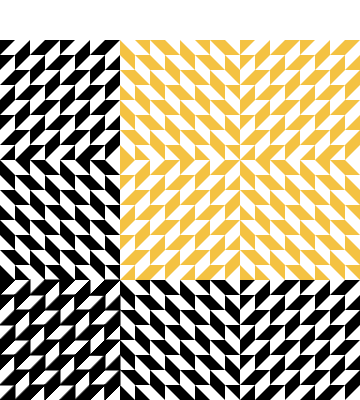
Frame 1 (no input)
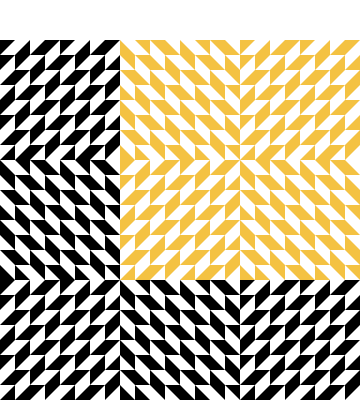
Frame 60 (no input)
Frame 120 (the mouse pressed at the canvas centre since frame 60): identical to frame 60, image omitted

The p5.js sketch that drew these frames (run headless with seeded random() and noise() and a simulated clock; from frame 60 on, the mouse is pressed at the canvas centre):

// p5.js sketch
// ── sketch.js
var plo = 400;
var cof= 385;
function setup() {
  createCanvas(360,400);
  
}
function draw() {
  background(256);

  fill(0)

  
  
//cuadrado negro (fila abajo, lado izquierdo)  
  
  // fila 1
  plo =400;
  cof=385;
  triangle(15,cof,15,plo,0,plo) 
  triangle(30,cof,30,plo,15,plo) 
  triangle(30,cof,45,cof,30,plo)  
  triangle(45,cof,60,cof,45,plo)  
  triangle(75,cof,75,plo,60,plo)  
  triangle(90,cof,90,plo,75,plo)  
  triangle(90,cof,105,cof,90,plo)  
  triangle(105,cof,120,cof,105,plo)
  
  //fila 2
 plo =385;
 cof=370;
  triangle(15,cof,15,plo,0,plo)  
  triangle(15,cof,30,cof,15,plo)  
  triangle(30,cof,45,cof,30,plo)  
  triangle(75,cof,75,plo,60,plo)  
  triangle(75,cof,90,cof,75,plo)  
  triangle(60,cof,60,plo,45,plo)  
  triangle(90,cof,105,cof,90,plo)  
  triangle(120,cof,120,plo,105,plo)
  
  //fila 3
 plo =370;
 cof=355;
  
  triangle(0,cof,15,cof,0,plo) 
  triangle(15,cof,30,cof,15,plo)  
  triangle(45,cof,45,plo,30,plo)  
  triangle(60,cof,60,plo,45,plo)  
  triangle(60,plo,75,cof,60,cof)  
  triangle(75,plo,90,cof,75,cof)  
  triangle(105,cof,105,plo,90,plo)  
  triangle(120,cof,120,plo,105,plo)
  
 //fila 4
 plo =355;
 cof=340;
  
  triangle(0,cof,15,cof,0,plo)  
  triangle(30,cof,30,plo,15,plo)  
  triangle(45,cof,45,plo,30,plo)  
  triangle(45,plo,60,cof,45,cof)  
  triangle(60,cof,75,cof,60,plo)  
  triangle(75,plo,90,cof,90,plo)  
  triangle(90,plo,105,cof,105,plo)  
  triangle(105,cof,120,cof,105,plo)
  
  //fila 5
 plo =340;
 cof=325;
  triangle(15,cof,15,plo,0,plo)  
  triangle(30,cof,30,plo,15,plo)  
  triangle(30,cof,45,cof,30,plo)  
  triangle(45,cof,60,cof,45,plo) 
  triangle(75,cof,75,plo,60,plo)  
  triangle(90,cof,90,plo,75,plo)  
  triangle(90,cof,105,cof,90,plo)  
  triangle(105,cof,120,cof,105,plo)
  
  //fila 6
  
 plo =325;
 cof=310;
  triangle(15,cof,15,plo,0,plo)  
  triangle(15,cof,30,cof,15,plo)  
  triangle(30,cof,45,cof,30,plo)  
  triangle(75,cof,75,plo,60,plo)  
  triangle(75,cof,90,cof,75,plo)  
  triangle(60,cof,60,plo,45,plo)  
  triangle(90,cof,105,cof,90,plo)  
  triangle(120,cof,120,plo,105,plo)
  
  
  //fila 7
  
 plo =310;
 cof=295;
  triangle(0,cof,15,cof,0,plo)  
  triangle(15,cof,30,cof,15,plo)  
  triangle(45,cof,45,plo,30,plo)  
  triangle(60,cof,60,plo,45,plo)  
  triangle(60,plo,75,cof,60,cof)  
  triangle(75,plo,90,cof,75,cof)  
  triangle(105,cof,105,plo,90,plo)  
  triangle(120,cof,120,plo,105,plo)
  
  //fila 8
  
  plo =295;
  cof=280;
   triangle(0,cof,15,cof,0,plo)  
   triangle(30,cof,30,plo,15,plo)  
   triangle(45,cof,45,plo,30,plo) 
   triangle(45,plo,60,cof,45,cof)  
   triangle(60,cof,75,cof,60,plo)  
   triangle(75,plo,90,cof,90,plo)  
   triangle(90,plo,105,cof,105,plo)  
   triangle(105,cof,120,cof,105,plo)
  
//cuadro negro (fila arriba, lado izquierdo)
  translate(0,-240)
  noStroke()
  
  // fila 1
  
 plo =400;
 cof=385;
  triangle(15,cof,15,plo,0,plo)  
  triangle(30,cof,30,plo,15,plo)  
  triangle(30,cof,45,cof,30,plo)  
  triangle(45,cof,60,cof,45,plo)  
  triangle(75,cof,75,plo,60,plo)  
  triangle(90,cof,90,plo,75,plo)  
  triangle(90,cof,105,cof,90,plo)  
  triangle(105,cof,120,cof,105,plo)
  
  //fila 2
  
 plo =385;
 cof=370;
  triangle(15,cof,15,plo,0,plo)  
  triangle(15,cof,30,cof,15,plo)  
  triangle(30,cof,45,cof,30,plo)  
  triangle(75,cof,75,plo,60,plo)  
  triangle(75,cof,90,cof,75,plo)  
  triangle(60,cof,60,plo,45,plo)  
  triangle(90,cof,105,cof,90,plo)  
  triangle(120,cof,120,plo,105,plo) 
  
  //fila 3
  
 plo =370;
 cof=355;
  triangle(0,cof,15,cof,0,plo) 
  triangle(15,cof,30,cof,15,plo)  
  triangle(45,cof,45,plo,30,plo)  
  triangle(60,cof,60,plo,45,plo)
  triangle(60,plo,75,cof,60,cof)  
  triangle(75,plo,90,cof,75,cof)  
  triangle(105,cof,105,plo,90,plo)  
  triangle(120,cof,120,plo,105,plo)
  
  //fila 4
  
 plo =355;
 cof=340;
  triangle(0,cof,15,cof,0,plo) 
  triangle(30,cof,30,plo,15,plo) 
  triangle(45,cof,45,plo,30,plo)   
  triangle(45,plo,60,cof,45,cof) 
  triangle(60,cof,75,cof,60,plo) 
  triangle(75,plo,90,cof,90,plo) 
  triangle(90,plo,105,cof,105,plo)  
  triangle(105,cof,120,cof,105,plo)
  
  //fila 5
  
  plo =340;
  cof=325;
  triangle(15,cof,15,plo,0,plo)  
  triangle(30,cof,30,plo,15,plo)  
  triangle(30,cof,45,cof,30,plo)  
  triangle(45,cof,60,cof,45,plo)  
  triangle(75,cof,75,plo,60,plo)  
  triangle(90,cof,90,plo,75,plo)  
  triangle(90,cof,105,cof,90,plo)  
  triangle(105,cof,120,cof,105,plo)
  
  //fila 6
  
 plo =325;
 cof=310;
  triangle(15,cof,15,plo,0,plo)  
  triangle(15,cof,30,cof,15,plo)  
  triangle(30,cof,45,cof,30,plo)  
  triangle(75,cof,75,plo,60,plo) 
  triangle(75,cof,90,cof,75,plo) 
  triangle(60,cof,60,plo,45,plo)  
  triangle(90,cof,105,cof,90,plo)  
  triangle(120,cof,120,plo,105,plo)
  
  //fila 7
  
 plo =310;
 cof=295;
  triangle(0,cof,15,cof,0,plo)  
  triangle(15,cof,30,cof,15,plo)  
  triangle(45,cof,45,plo,30,plo)  
  triangle(60,cof,60,plo,45,plo)  
  triangle(60,plo,75,cof,60,cof)  
  triangle(75,plo,90,cof,75,cof)  
  triangle(105,cof,105,plo,90,plo)  
  triangle(120,cof,120,plo,105,plo)
  
  //fila 8
  
   plo =295;
   cof=280;
    triangle(0,cof,15,cof,0,plo)  
    triangle(30,cof,30,plo,15,plo)  
    triangle(45,cof,45,plo,30,plo)  
    triangle(45,plo,60,cof,45,cof)  
    triangle(60,cof,75,cof,60,plo)  
    triangle(75,plo,90,cof,90,plo)  
    triangle(90,plo,105,cof,105,plo)  
    triangle(105,cof,120,cof,105,plo)
  
   
//cuadro amarillo (fila mitad, centro)
  translate(120,120)
  noStroke()
  fill(244, 194, 66)
  
  // fila 1
  
  plo =400;
  cof=385;
   triangle(15,cof,15,plo,0,plo)  
   triangle(30,cof,30,plo,15,plo)  
   triangle(30,cof,45,cof,30,plo) 
   triangle(45,cof,60,cof,45,plo)  
   triangle(75,cof,75,plo,60,plo)  
   triangle(90,cof,90,plo,75,plo)  
   triangle(90,cof,105,cof,90,plo)  
   triangle(105,cof,120,cof,105,plo)
  
  //fila 2
  
  plo =385;
  cof=370;
   triangle(15,cof,15,plo,0,plo)  
   triangle(15,cof,30,cof,15,plo) 
   triangle(30,cof,45,cof,30,plo)  
   triangle(75,cof,75,plo,60,plo)  
   triangle(75,cof,90,cof,75,plo)  
   triangle(60,cof,60,plo,45,plo)  
   triangle(90,cof,105,cof,90,plo)  
   triangle(120,cof,120,plo,105,plo) 

  
  //fila 3
  
  plo =370;
  cof=355;  
   triangle(0,cof,15,cof,0,plo)   
   triangle(15,cof,30,cof,15,plo)
   triangle(45,cof,45,plo,30,plo) 
   triangle(60,cof,60,plo,45,plo)  
   triangle(60,plo,75,cof,60,cof)  
   triangle(75,plo,90,cof,75,cof)  
   triangle(105,cof,105,plo,90,plo)  
   triangle(120,cof,120,plo,105,plo)
  
    //fila 4
  
 plo =355;
 cof=340;
    triangle(0,cof,15,cof,0,plo)  
    triangle(30,cof,30,plo,15,plo)  
    triangle(45,cof,45,plo,30,plo)  
    triangle(45,plo,60,cof,45,cof)  
    triangle(60,cof,75,cof,60,plo) 
    triangle(75,plo,90,cof,90,plo)  
    triangle(90,plo,105,cof,105,plo)  
    triangle(105,cof,120,cof,105,plo)
  
  //fila 5
  
 plo =340;
 cof=325;
  triangle(15,cof,15,plo,0,plo)  
  triangle(30,cof,30,plo,15,plo)  
  triangle(30,cof,45,cof,30,plo)  
  triangle(45,cof,60,cof,45,plo)  
  triangle(75,cof,75,plo,60,plo)  
  triangle(90,cof,90,plo,75,plo)  
  triangle(90,cof,105,cof,90,plo)  
  triangle(105,cof,120,cof,105,plo)
  
  //fila 6
  
 plo =325;
 cof=310;
  triangle(15,cof,15,plo,0,plo)
  triangle(15,cof,30,cof,15,plo)  
  triangle(30,cof,45,cof,30,plo)  
  triangle(75,cof,75,plo,60,plo)  
  triangle(75,cof,90,cof,75,plo)  
  triangle(60,cof,60,plo,45,plo)  
  triangle(90,cof,105,cof,90,plo)  
  triangle(120,cof,120,plo,105,plo)  
  
  //fila 7
  
 plo =310;
 cof=295;
  triangle(0,cof,15,cof,0,plo) 
  triangle(15,cof,30,cof,15,plo)
  triangle(45,cof,45,plo,30,plo)  
  triangle(60,cof,60,plo,45,plo)  
  triangle(60,plo,75,cof,60,cof)  
  triangle(75,plo,90,cof,75,cof)  
  triangle(105,cof,105,plo,90,plo)  
  triangle(120,cof,120,plo,105,plo)
  
  //fila 8
  
   plo =295;
   cof=280;
    triangle(0,cof,15,cof,0,plo)  
    triangle(30,cof,30,plo,15,plo)  
    triangle(45,cof,45,plo,30,plo)
    triangle(45,plo,60,cof,45,cof)  
    triangle(60,cof,75,cof,60,plo)  
    triangle(75,plo,90,cof,90,plo)  
    triangle(90,plo,105,cof,105,plo)  
    triangle(105,cof,120,cof,105,plo)  
  
//cuadro amarillo (fila arriba, lado derecho)
  
  translate(120,-120)
  noStroke()
  fill(244, 194, 66)
  
  // fila 1
  
 plo =400;
 cof=385;
  triangle(15,cof,15,plo,0,plo)  
  triangle(30,cof,30,plo,15,plo)  
  triangle(30,cof,45,cof,30,plo)  
  triangle(45,cof,60,cof,45,plo)  
  triangle(75,cof,75,plo,60,plo)  
  triangle(90,cof,90,plo,75,plo)  
  triangle(90,cof,105,cof,90,plo)  
  triangle(105,cof,120,cof,105,plo)
  
  //fila 2
  
 plo =385;
 cof=370;
  triangle(15,cof,15,plo,0,plo)  
  triangle(15,cof,30,cof,15,plo)  
  triangle(30,cof,45,cof,30,plo)  
  triangle(75,cof,75,plo,60,plo)  
  triangle(75,cof,90,cof,75,plo)  
  triangle(60,cof,60,plo,45,plo)  
  triangle(90,cof,105,cof,90,plo)  
  triangle(120,cof,120,plo,105,plo) 

  
  //fila 3
  
 plo =370;
 cof=355;  
  triangle(0,cof,15,cof,0,plo)  
  triangle(15,cof,30,cof,15,plo)  
  triangle(45,cof,45,plo,30,plo)  
  triangle(60,cof,60,plo,45,plo)  
  triangle(60,plo,75,cof,60,cof)  
  triangle(75,plo,90,cof,75,cof)  
  triangle(105,cof,105,plo,90,plo)  
  triangle(120,cof,120,plo,105,plo)
  
    //fila 4
  
 plo =355;
 cof=340;
    triangle(0,cof,15,cof,0,plo)  
    triangle(30,cof,30,plo,15,plo)  
    triangle(45,cof,45,plo,30,plo)  
    triangle(45,plo,60,cof,45,cof)  
    triangle(60,cof,75,cof,60,plo)  
    triangle(75,plo,90,cof,90,plo)  
    triangle(90,plo,105,cof,105,plo)  
    triangle(105,cof,120,cof,105,plo)
  
  //fila 5
  
 plo =340;
 cof=325;
    triangle(15,cof,15,plo,0,plo)
    triangle(30,cof,30,plo,15,plo)
    triangle(30,cof,45,cof,30,plo)
    triangle(45,cof,60,cof,45,plo)
    triangle(75,cof,75,plo,60,plo)
    triangle(90,cof,90,plo,75,plo)
    triangle(90,cof,105,cof,90,plo)
    triangle(105,cof,120,cof,105,plo)
  
  //fila 6
  
 plo =325;
 cof=310;  
    triangle(15,cof,15,plo,0,plo)
    triangle(15,cof,30,cof,15,plo)
    triangle(30,cof,45,cof,30,plo)
    triangle(75,cof,75,plo,60,plo)
    triangle(75,cof,90,cof,75,plo)
    triangle(60,cof,60,plo,45,plo)
    triangle(90,cof,105,cof,90,plo)
    triangle(120,cof,120,plo,105,plo)
  
  
  //fila 7
  
  plo =310;
  cof=295;
   triangle(0,cof,15,cof,0,plo)
   triangle(15,cof,30,cof,15,plo)
   triangle(45,cof,45,plo,30,plo)
   triangle(60,cof,60,plo,45,plo)
   triangle(60,plo,75,cof,60,cof)
   triangle(75,plo,90,cof,75,cof)
   triangle(105,cof,105,plo,90,plo)
   triangle(120,cof,120,plo,105,plo)
  
  //fila 8
  
   plo =295;
   cof=280; 
    triangle(0,cof,15,cof,0,plo)  
    triangle(30,cof,30,plo,15,plo)  
    triangle(45,cof,45,plo,30,plo)  
    triangle(45,plo,60,cof,45,cof)  
    triangle(60,cof,75,cof,60,plo)  
    triangle(75,plo,90,cof,90,plo)  
    triangle(90,plo,105,cof,105,plo)  
    triangle(105,cof,120,cof,105,plo)
  
//cuadro negro (fila abajo, lado azquierdo)
  translate(0,240)
  fill(0)
  noStroke()
  
   // fila 1
  
  plo =400;
  cof=385;
  triangle(15,cof,15,plo,0,plo)  
  triangle(30,cof,30,plo,15,plo)  
  triangle(30,cof,45,cof,30,plo)
  triangle(45,cof,60,cof,45,plo)  
  triangle(75,cof,75,plo,60,plo)  
  triangle(90,cof,90,plo,75,plo)  
  triangle(90,cof,105,cof,90,plo)  
  triangle(105,cof,120,cof,105,plo)
  
  //fila 2
  
 plo =385;
 cof=370;
  triangle(15,cof,15,plo,0,plo)  
  triangle(15,cof,30,cof,15,plo)  
  triangle(30,cof,45,cof,30,plo)  
  triangle(75,cof,75,plo,60,plo)  
  triangle(75,cof,90,cof,75,plo)  
  triangle(60,cof,60,plo,45,plo)  
  triangle(90,cof,105,cof,90,plo)  
  triangle(120,cof,120,plo,105,plo) 

  
  //fila 3
 
 plo =370;
 cof=355;
  triangle(0,cof,15,cof,0,plo)  
  triangle(15,cof,30,cof,15,plo)  
  triangle(45,cof,45,plo,30,plo)  
  triangle(60,cof,60,plo,45,plo)  
  triangle(60,plo,75,cof,60,cof)  
  triangle(75,plo,90,cof,75,cof)  
  triangle(105,cof,105,plo,90,plo)  
  triangle(120,cof,120,plo,105,plo)
  
    //fila 4
 plo =355;
 cof=340;
  
    triangle(0,cof,15,cof,0,plo)  
    triangle(30,cof,30,plo,15,plo)  
    triangle(45,cof,45,plo,30,plo)  
    triangle(45,plo,60,cof,45,cof)  
    triangle(60,cof,75,cof,60,plo)  
    triangle(75,plo,90,cof,90,plo)  
    triangle(90,plo,105,cof,105,plo)  
    triangle(105,cof,120,cof,105,plo)
  
  //fila 5
  plo =340;
  cof=325;
  triangle(15,cof,15,plo,0,plo)  
  triangle(30,cof,30,plo,15,plo)  
  triangle(30,cof,45,cof,30,plo)  
  triangle(45,cof,60,cof,45,plo)  
  triangle(75,cof,75,plo,60,plo)  
  triangle(90,cof,90,plo,75,plo)  
  triangle(90,cof,105,cof,90,plo)  
  triangle(105,cof,120,cof,105,plo)
  
  //fila 6
  
 plo =325;
 cof=310;
  
  triangle(15,cof,15,plo,0,plo)  
  triangle(15,cof,30,cof,15,plo)  
  triangle(30,cof,45,cof,30,plo)  
  triangle(75,cof,75,plo,60,plo)  
  triangle(75,cof,90,cof,75,plo)  
  triangle(60,cof,60,plo,45,plo)  
  triangle(90,cof,105,cof,90,plo)  
  triangle(120,cof,120,plo,105,plo)
  
  
  //fila 7
  
 plo =310;
 cof=295; 
  triangle(0,cof,15,cof,0,plo)  
  triangle(15,cof,30,cof,15,plo)  
  triangle(45,cof,45,plo,30,plo)  
  triangle(60,cof,60,plo,45,plo)  
  triangle(60,plo,75,cof,60,cof)  
  triangle(75,plo,90,cof,75,cof)  
  triangle(105,cof,105,plo,90,plo) 
  triangle(120,cof,120,plo,105,plo)
  
  //fila 8
  
   plo =295;
   cof=280; 
    triangle(0,cof,15,cof,0,plo) 
    triangle(30,cof,30,plo,15,plo)  
    triangle(45,cof,45,plo,30,plo)  
    triangle(45,plo,60,cof,45,cof)  
    triangle(60,cof,75,cof,60,plo)  
    triangle(75,plo,90,cof,90,plo)  
    triangle(90,plo,105,cof,105,plo)  
    triangle(105,cof,120,cof,105,plo)
 
//cuadro negro (fila abajo, mitad)
  translate(-120,0)
  
    //fila 1
  
  plo =400;
  cof=385;
  
  triangle(0,cof,15,plo,0,plo)
  triangle(15,cof,30,plo,15,plo) 
  triangle(30,cof,45,cof,45,plo)  
  triangle(45,cof,60,cof,60,plo)   
  triangle(60,cof,75,plo,60,plo)
  triangle(75,cof,90,plo,75,plo)
  triangle(90,cof,105,cof,105,plo) 
  triangle(105,cof,120,cof,120,plo) 
  
  //fila 2
  
 plo =385;
 cof=370;
  
  triangle(0,cof,15,cof,15,plo)
  triangle(15,cof,30,plo,15,plo)
  triangle(30,cof,45,plo,30,plo)
  triangle(45,cof,60,cof,60,plo)
  triangle(60,cof,75,cof,75,plo)
  triangle(75,cof,90,plo,75,plo)
  triangle(90,cof,105,plo,90,plo)
  triangle(105,cof,120,cof,120,plo)

  //fila 3
  
  plo =370;
  cof=355;
  
  triangle(0,cof,15,cof,15,plo)
  triangle(15,cof,30,cof,30,plo)
  triangle(30,cof,45,plo,30,plo)
  triangle(45,cof,60,plo,45,plo)
  triangle(60,cof,75,cof,75,plo)
  triangle(75,cof,90,cof,90,plo)
  triangle(90,cof,105,plo,90,plo)
  triangle(105,cof,120,plo,105,plo)
  
  //fila 4
  
 plo =355;
 cof=340;
  
  triangle(0,cof,15,plo,0,plo)
  triangle(15,cof,30,cof,30,plo)
  triangle(30,cof,45,cof,45,plo)
  triangle(45,cof,60,plo,45,plo)
  triangle(60,cof,75,plo,60,plo)
  triangle(75,cof,90,cof,90,plo)
  triangle(90,cof,105,cof,105,plo)
  triangle(105,cof,120,plo,105,plo)
  
    //fila 5
  
  plo =340;
  cof=325;
  
  triangle(0,cof,15,plo,0,plo)
  triangle(15,cof,30,plo,15,plo) 
  triangle(30,cof,45,cof,45,plo)  
  triangle(45,cof,60,cof,60,plo)   
  triangle(60,cof,75,plo,60,plo)
  triangle(75,cof,90,plo,75,plo)
  triangle(90,cof,105,cof,105,plo) 
  triangle(105,cof,120,cof,120,plo) 
  
    //fila 6
  
  plo =325;
  cof=310;
  
  triangle(0,cof,15,cof,15,plo)
  triangle(15,cof,30,plo,15,plo)
  triangle(30,cof,45,plo,30,plo)
  triangle(45,cof,60,cof,60,plo)
  triangle(60,cof,75,cof,75,plo)
  triangle(75,cof,90,plo,75,plo)
  triangle(90,cof,105,plo,90,plo)
  triangle(105,cof,120,cof,120,plo)
  
    //fila 7
  
 plo =310;
 cof=295;
  
  triangle(0,cof,15,cof,15,plo)
  triangle(15,cof,30,cof,30,plo)
  triangle(30,cof,45,plo,30,plo)
  triangle(45,cof,60,plo,45,plo)
  triangle(60,cof,75,cof,75,plo)
  triangle(75,cof,90,cof,90,plo)
  triangle(90,cof,105,plo,90,plo)
  triangle(105,cof,120,plo,105,plo)
  
    //fila 8
  
   plo =295;
   cof=280;
  
  triangle(0,cof,15,plo,0,plo)
  triangle(15,cof,30,cof,30,plo)
  triangle(30,cof,45,cof,45,plo)
  triangle(45,cof,60,plo,45,plo)
  triangle(60,cof,75,plo,60,plo)
  triangle(75,cof,90,cof,90,plo)
  triangle(90,cof,105,cof,105,plo)
  triangle(105,cof,120,plo,105,plo)
  
//cuadro negro (fila mitad, lado izquierdo)
  translate(-120,-120)
  
    //fila 1
  
  plo =400;
  cof=385;
  
  triangle(0,cof,15,plo,0,plo)
  triangle(15,cof,30,plo,15,plo) 
  triangle(30,cof,45,cof,45,plo)  
  triangle(45,cof,60,cof,60,plo)   
  triangle(60,cof,75,plo,60,plo)
  triangle(75,cof,90,plo,75,plo)
  triangle(90,cof,105,cof,105,plo) 
  triangle(105,cof,120,cof,120,plo) 
  
  //fila 2
  
 plo =385;
 cof=370;
  
  triangle(0,cof,15,cof,15,plo)
  triangle(15,cof,30,plo,15,plo)
  triangle(30,cof,45,plo,30,plo)
  triangle(45,cof,60,cof,60,plo)
  triangle(60,cof,75,cof,75,plo)
  triangle(75,cof,90,plo,75,plo)
  triangle(90,cof,105,plo,90,plo)
  triangle(105,cof,120,cof,120,plo)

  //fila 3
  
  plo =370;
  cof=355;
  
  triangle(0,cof,15,cof,15,plo)
  triangle(15,cof,30,cof,30,plo)
  triangle(30,cof,45,plo,30,plo)
  triangle(45,cof,60,plo,45,plo)
  triangle(60,cof,75,cof,75,plo)
  triangle(75,cof,90,cof,90,plo)
  triangle(90,cof,105,plo,90,plo)
  triangle(105,cof,120,plo,105,plo)
  
  //fila 4
  
 plo =355;
 cof=340;
  
  triangle(0,cof,15,plo,0,plo)
  triangle(15,cof,30,cof,30,plo)
  triangle(30,cof,45,cof,45,plo)
  triangle(45,cof,60,plo,45,plo)
  triangle(60,cof,75,plo,60,plo)
  triangle(75,cof,90,cof,90,plo)
  triangle(90,cof,105,cof,105,plo)
  triangle(105,cof,120,plo,105,plo)
  
    //fila 5
  
  plo =340;
  cof=325;
  
  triangle(0,cof,15,plo,0,plo)
  triangle(15,cof,30,plo,15,plo) 
  triangle(30,cof,45,cof,45,plo)  
  triangle(45,cof,60,cof,60,plo)   
  triangle(60,cof,75,plo,60,plo)
  triangle(75,cof,90,plo,75,plo)
  triangle(90,cof,105,cof,105,plo) 
  triangle(105,cof,120,cof,120,plo) 
  
    //fila 6
  
  plo =325;
  cof=310;
  
  triangle(0,cof,15,cof,15,plo)
  triangle(15,cof,30,plo,15,plo)
  triangle(30,cof,45,plo,30,plo)
  triangle(45,cof,60,cof,60,plo)
  triangle(60,cof,75,cof,75,plo)
  triangle(75,cof,90,plo,75,plo)
  triangle(90,cof,105,plo,90,plo)
  triangle(105,cof,120,cof,120,plo)
  
    //fila 7
  
 plo =310;
 cof=295;
  
  triangle(0,cof,15,cof,15,plo)
  triangle(15,cof,30,cof,30,plo)
  triangle(30,cof,45,plo,30,plo)
  triangle(45,cof,60,plo,45,plo)
  triangle(60,cof,75,cof,75,plo)
  triangle(75,cof,90,cof,90,plo)
  triangle(90,cof,105,plo,90,plo)
  triangle(105,cof,120,plo,105,plo)
  
    //fila 8
  
   plo =295;
   cof=280;
  
  triangle(0,cof,15,plo,0,plo)
  triangle(15,cof,30,cof,30,plo)
  triangle(30,cof,45,cof,45,plo)
  triangle(45,cof,60,plo,45,plo)
  triangle(60,cof,75,plo,60,plo)
  triangle(75,cof,90,cof,90,plo)
  triangle(90,cof,105,cof,105,plo)
  triangle(105,cof,120,plo,105,plo)
  
//cuadro amarillo (fila arriba, mitad)
  
  translate(120,-120)
  fill(244, 194, 66)
    //fila 1
  plo =400;
  cof=385;
  
  triangle(0,cof,15,plo,0,plo)
  triangle(15,cof,30,plo,15,plo) 
  triangle(30,cof,45,cof,45,plo)  
  triangle(45,cof,60,cof,60,plo)   
  triangle(60,cof,75,plo,60,plo)
  triangle(75,cof,90,plo,75,plo)
  triangle(90,cof,105,cof,105,plo) 
  triangle(105,cof,120,cof,120,plo) 
  
  //fila 2
 plo =385;
 cof=370;
  
  triangle(0,cof,15,cof,15,plo)
  triangle(15,cof,30,plo,15,plo)
  triangle(30,cof,45,plo,30,plo)
  triangle(45,cof,60,cof,60,plo)
  triangle(60,cof,75,cof,75,plo)
  triangle(75,cof,90,plo,75,plo)
  triangle(90,cof,105,plo,90,plo)
  triangle(105,cof,120,cof,120,plo)

  //fila 3
  plo =370;
  cof=355;
  
  triangle(0,cof,15,cof,15,plo)
  triangle(15,cof,30,cof,30,plo)
  triangle(30,cof,45,plo,30,plo)
  triangle(45,cof,60,plo,45,plo)
  triangle(60,cof,75,cof,75,plo)
  triangle(75,cof,90,cof,90,plo)
  triangle(90,cof,105,plo,90,plo)
  triangle(105,cof,120,plo,105,plo)
  
  //fila 4
 plo =355;
 cof=340;
  
  triangle(0,cof,15,plo,0,plo)
  triangle(15,cof,30,cof,30,plo)
  triangle(30,cof,45,cof,45,plo)
  triangle(45,cof,60,plo,45,plo)
  triangle(60,cof,75,plo,60,plo)
  triangle(75,cof,90,cof,90,plo)
  triangle(90,cof,105,cof,105,plo)
  triangle(105,cof,120,plo,105,plo)
  
    //fila 5
  plo =340;
  cof=325;
  
  triangle(0,cof,15,plo,0,plo)
  triangle(15,cof,30,plo,15,plo) 
  triangle(30,cof,45,cof,45,plo)  
  triangle(45,cof,60,cof,60,plo)   
  triangle(60,cof,75,plo,60,plo)
  triangle(75,cof,90,plo,75,plo)
  triangle(90,cof,105,cof,105,plo) 
  triangle(105,cof,120,cof,120,plo) 
  
    //fila 6
  plo =325;
  cof=310;
  
  triangle(0,cof,15,cof,15,plo)
  triangle(15,cof,30,plo,15,plo)
  triangle(30,cof,45,plo,30,plo)
  triangle(45,cof,60,cof,60,plo)
  triangle(60,cof,75,cof,75,plo)
  triangle(75,cof,90,plo,75,plo)
  triangle(90,cof,105,plo,90,plo)
  triangle(105,cof,120,cof,120,plo)
  
    //fila 7
 plo =310;
 cof=295;
  
  triangle(0,cof,15,cof,15,plo)
  triangle(15,cof,30,cof,30,plo)
  triangle(30,cof,45,plo,30,plo)
  triangle(45,cof,60,plo,45,plo)
  triangle(60,cof,75,cof,75,plo)
  triangle(75,cof,90,cof,90,plo)
  triangle(90,cof,105,plo,90,plo)
  triangle(105,cof,120,plo,105,plo)
  
    //fila 8
   plo =295;
   cof=280;
  
  triangle(0,cof,15,plo,0,plo)
  triangle(15,cof,30,cof,30,plo)
  triangle(30,cof,45,cof,45,plo)
  triangle(45,cof,60,plo,45,plo)
  triangle(60,cof,75,plo,60,plo)
  triangle(75,cof,90,cof,90,plo)
  triangle(90,cof,105,cof,105,plo)
  triangle(105,cof,120,plo,105,plo)

//cuadro amarillo (fila derecha, mitad)
    //fila 1
  
  fill(244, 194, 66)
  translate(120,120)
  
  plo =400;
  cof=385;
  
  triangle(0,cof,15,plo,0,plo)
  triangle(15,cof,30,plo,15,plo) 
  triangle(30,cof,45,cof,45,plo)  
  triangle(45,cof,60,cof,60,plo)   
  triangle(60,cof,75,plo,60,plo)
  triangle(75,cof,90,plo,75,plo)
  triangle(90,cof,105,cof,105,plo) 
  triangle(105,cof,120,cof,120,plo) 
  
  //fila 2
 plo =385;
 cof=370;
  
  triangle(0,cof,15,cof,15,plo)
  triangle(15,cof,30,plo,15,plo)
  triangle(30,cof,45,plo,30,plo)
  triangle(45,cof,60,cof,60,plo)
  triangle(60,cof,75,cof,75,plo)
  triangle(75,cof,90,plo,75,plo)
  triangle(90,cof,105,plo,90,plo)
  triangle(105,cof,120,cof,120,plo)

  //fila 3
  plo =370;
  cof=355;
  
  triangle(0,cof,15,cof,15,plo)
  triangle(15,cof,30,cof,30,plo)
  triangle(30,cof,45,plo,30,plo)
  triangle(45,cof,60,plo,45,plo)
  triangle(60,cof,75,cof,75,plo)
  triangle(75,cof,90,cof,90,plo)
  triangle(90,cof,105,plo,90,plo)
  triangle(105,cof,120,plo,105,plo)
  
  //fila 4
 plo =355;
 cof=340;
  
  triangle(0,cof,15,plo,0,plo)
  triangle(15,cof,30,cof,30,plo)
  triangle(30,cof,45,cof,45,plo)
  triangle(45,cof,60,plo,45,plo)
  triangle(60,cof,75,plo,60,plo)
  triangle(75,cof,90,cof,90,plo)
  triangle(90,cof,105,cof,105,plo)
  triangle(105,cof,120,plo,105,plo)
  
    //fila 5
  plo =340;
  cof=325;
  
  triangle(0,cof,15,plo,0,plo)
  triangle(15,cof,30,plo,15,plo) 
  triangle(30,cof,45,cof,45,plo)  
  triangle(45,cof,60,cof,60,plo)   
  triangle(60,cof,75,plo,60,plo)
  triangle(75,cof,90,plo,75,plo)
  triangle(90,cof,105,cof,105,plo) 
  triangle(105,cof,120,cof,120,plo) 
  
    //fila 6
  plo =325;
  cof=310;
  
  triangle(0,cof,15,cof,15,plo)
  triangle(15,cof,30,plo,15,plo)
  triangle(30,cof,45,plo,30,plo)
  triangle(45,cof,60,cof,60,plo)
  triangle(60,cof,75,cof,75,plo)
  triangle(75,cof,90,plo,75,plo)
  triangle(90,cof,105,plo,90,plo)
  triangle(105,cof,120,cof,120,plo)
  
    //fila 7
 plo =310;
 cof=295;
  
  triangle(0,cof,15,cof,15,plo)
  triangle(15,cof,30,cof,30,plo)
  triangle(30,cof,45,plo,30,plo)
  triangle(45,cof,60,plo,45,plo)
  triangle(60,cof,75,cof,75,plo)
  triangle(75,cof,90,cof,90,plo)
  triangle(90,cof,105,plo,90,plo)
  triangle(105,cof,120,plo,105,plo)
  
    //fila 8
   plo =295;
   cof=280;
  
  triangle(0,cof,15,plo,0,plo)
  triangle(15,cof,30,cof,30,plo)
  triangle(30,cof,45,cof,45,plo)
  triangle(45,cof,60,plo,45,plo)
  triangle(60,cof,75,plo,60,plo)
  triangle(75,cof,90,cof,90,plo)
  triangle(90,cof,105,cof,105,plo)
  triangle(105,cof,120,plo,105,plo)
}
